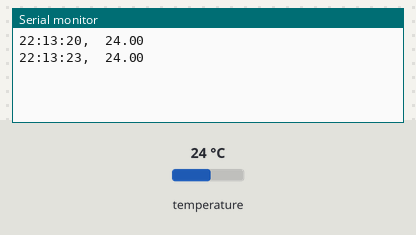
Bench run of a sketch on a simulated Arduino Uno, built with avr-gcc and run on an emulated ATmega328P. On the bench: the last lines printed to the serial monitor. The test bench sets the inputs (shaded band); at power-on: temperature 24 °C. The local clock reads 2024-03-15 10:24:30 at power-on unless the sketch sets it.

Above: at 3.8 s.
3.9 s: temperature set to 12 °C
At 7.1 s:
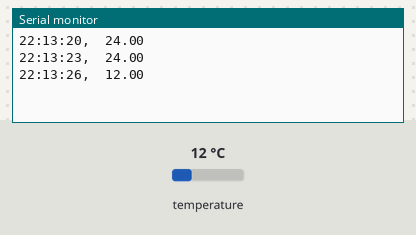
7.8 s: temperature set to 19 °C
At 9.5 s:
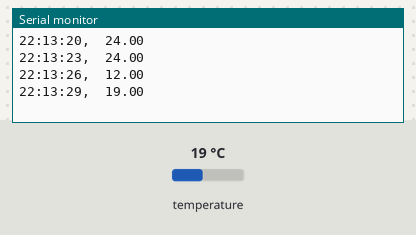
Timing chart, 0 to 11.0 s (numbered marks = the images above; inputs shaded):
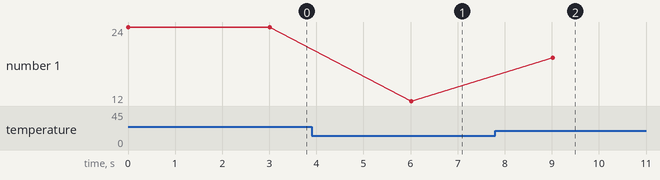

Measured:
- after the input at 3.9 s, the serial monitor: prints a new line after 2.1 s (image 1)
- after the input at 7.8 s, the serial monitor: prints a new line after 1.2 s (image 2)
- plotted number 1: 24 → 12 after the input at 3.9 s, 12 → 19 after the input at 7.8 s

The sketch:

TimeEx.ino
```cpp
#include "RTClib.h"

RTC_DS3231 rtc;


void setup () {
  Serial.begin(9600);

  if (! rtc.begin()) {
    Serial.flush();
    while (1) delay(10);
  }

  if (rtc.lostPower()) {
    rtc.adjust(DateTime(F(__DATE__), F(__TIME__)));
  }
  rtc.adjust(DateTime(F(__DATE__), F(__TIME__)));
}

void loop () {
  // Get the current time from the RTC
  DateTime now = rtc.now();

  String hourStr = (now.hour() < 10 ? "0" : "") + String(now.hour(), DEC);
  String minuteStr = (now.minute() < 10 ? "0" : "") + String(now.minute(), DEC);
  String secondStr = (now.second() < 10 ? "0" : "") + String(now.second(), DEC);
  float temp = rtc.getTemperature();
  String fridgeTemp;
  fridgeTemp = String(temp);
  String formattedTime =  hourStr + ":" + minuteStr + ":" + secondStr + ",  " + fridgeTemp;

  Serial.println(formattedTime);


  delay(3000);
}
```
